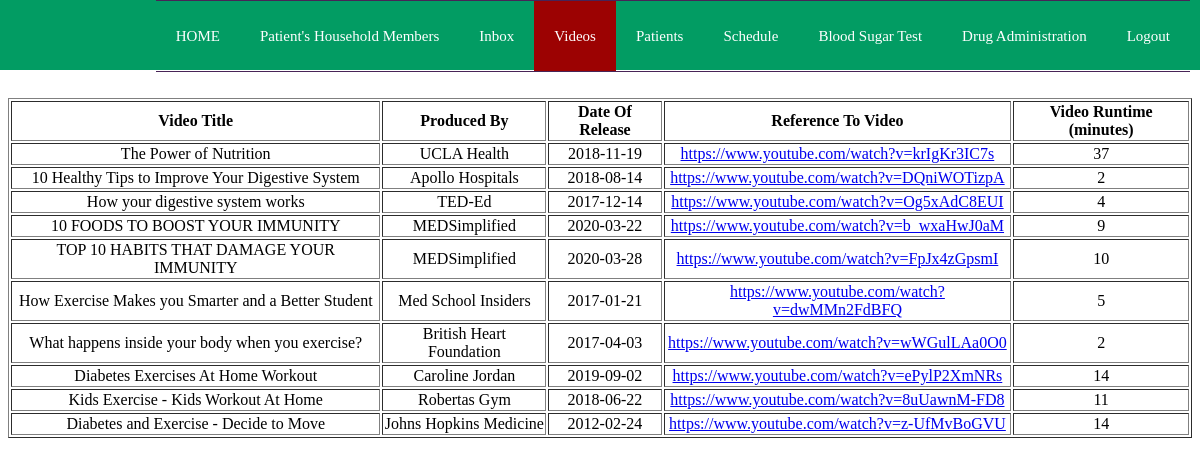
The page /PHPinterfaceITDAProject/Video.php (signed in) on the database its author committed.
### tables this page shows
CREATE TABLE IF NOT EXISTS `educationalvideo` (
  `VideoIdentifier` int(12) NOT NULL AUTO_INCREMENT,
  `VideoTitle` varchar(300) NOT NULL,
  `ProducedBy` varchar(60) DEFAULT NULL,
  `DateOfRelease` date DEFAULT NULL,
  `ReferenceToVideoUrl` varchar(60) DEFAULT NULL,
  `RuntimeInMinutes` int(4) DEFAULT NULL,
  PRIMARY KEY (`VideoIdentifier`)
);

### PHPinterfaceITDAProject/Video.php (the view, shortened to what this page needs)
<?php session_start();
	$pdo = new PDO('mysql:host=localhost;port=3306;dbname=itdaproject','CHW', 'community');
	$pdo->setAttribute(PDO::ATTR_ERRMODE, PDO::ERRMODE_EXCEPTION);
?>
<!DOCTYPE html>
<html>
    <head>
    	<link type="text/css" rel="stylesheet" href="Video.css">
        <header>
				<nav>
					<ul>
						<li id="homenav">
							<a href = "Home.php">HOME</a>
						</li>
						<li>
							<a href = "Household.php">Patient's Household Members</a>
						</li>
						<li>
							<a href = "Inbox.php">Inbox</a>
						</li>
						<li style="background-color: #9c0202;">
							<a href = "video.php">Videos</a>
						</li>
						<li>
							<a href = "Patient.php">Patients</a>
						</li>
						<li>
							<a href = "Schedule.php">Schedule</a>
						</li>
						<li>
							<a href = "BloodSugarTest.php">Blood Sugar Test</a>
						</li>
						<li>
							<a href = "Drug.php">Drug Administration</a>
						</li>
						<li>
							<a href = "LogOutCHW.php">Logout</a>
						</li>
					</ul>
				</nav>
			</header>
    </head>
    <body>
    	<br><br><br><br><br>
<?php
$statement = $pdo->query("SELECT VideoTitle, ProducedBy, DateOfRelease, ReferenceToVideoUrl, RuntimeInMinutes FROM educationalvideo");
echo '<center><table border="1" style = "text-align:center">';
echo ("<tr><th>Video Title</th><th>Produced By</th><th>Date Of Release</th><th>Reference To Video</th><th>Video Runtime (minutes)</th></tr>");
while ( $row = $statement->fetch(PDO::FETCH_ASSOC)) {
          echo "<tr><td>";
          echo($row['VideoTitle']);
          echo("</td><td>");
          echo($row['ProducedBy']);
          echo("</td><td>");
          echo($row['DateOfRelease']);
          echo("</td><td>");
          echo("<a href = \"".$row['ReferenceToVideoUrl']."\">". $row['ReferenceToVideoUrl']."</a>");
          echo("</td><td>");
          echo($row['RuntimeInMinutes']);
          echo("</td></tr>\n");
      }
      echo "</table></center>\n";
?>
    </body>
</html>

### PHPinterfaceITDAProject/Video.css (style rules this page uses)
header { position:absolute; left:0; top:0; background:#029c63; box-sizing:border-box; height:70px; width:100%; padding:0 10px; }
nav { float:right; border-bottom: 1px solid #472457; border-top: 1px solid #472457; }
nav ul { margin:0; padding:0; display:flex; }
nav ul li { list-style:none; }
nav ul li a { height:70px; display:block; line-height:70px; text-decoration:none; font-size: 15px; padding:0 20px; color:#ffffff; }

### rows shown on the page
educationalvideo: VideoTitle "The Power of Nutrition", ProducedBy "UCLA Health", DateOfRelease "2018-11-19", ReferenceToVideoUrl "https://www.youtube.com/watch?v=krIgKr3IC7s", RuntimeInMinutes "37"
educationalvideo: VideoTitle "10 Healthy Tips to Improve Your Digestive System", ProducedBy "Apollo Hospitals", DateOfRelease "2018-08-14", ReferenceToVideoUrl "https://www.youtube.com/watch?v=DQniWOTizpA", RuntimeInMinutes "2"
educationalvideo: VideoTitle "How your digestive system works", ProducedBy "TED-Ed", DateOfRelease "2017-12-14", ReferenceToVideoUrl "https://www.youtube.com/watch?v=Og5xAdC8EUI", RuntimeInMinutes "4"
educationalvideo: VideoTitle "10 FOODS TO BOOST YOUR IMMUNITY", ProducedBy "MEDSimplified", DateOfRelease "2020-03-22", ReferenceToVideoUrl "https://www.youtube.com/watch?v=b_wxaHwJ0aM", RuntimeInMinutes "9"
educationalvideo: VideoTitle "TOP 10 HABITS THAT DAMAGE YOUR IMMUNITY", ProducedBy "MEDSimplified", DateOfRelease "2020-03-28", ReferenceToVideoUrl "https://www.youtube.com/watch?v=FpJx4zGpsmI", RuntimeInMinutes "10"
educationalvideo: VideoTitle "How Exercise Makes you Smarter and a Better Student", ProducedBy "Med School Insiders", DateOfRelease "2017-01-21", ReferenceToVideoUrl "https://www.youtube.com/watch?v=dwMMn2FdBFQ", RuntimeInMinutes "5"
educationalvideo: VideoTitle "What happens inside your body when you exercise?", ProducedBy "British Heart Foundation", DateOfRelease "2017-04-03", ReferenceToVideoUrl "https://www.youtube.com/watch?v=wWGulLAa0O0", RuntimeInMinutes "2"
educationalvideo: VideoTitle "Diabetes Exercises At Home Workout", ProducedBy "Caroline Jordan", DateOfRelease "2019-09-02", ReferenceToVideoUrl "https://www.youtube.com/watch?v=ePylP2XmNRs", RuntimeInMinutes "14"
educationalvideo: VideoTitle "Kids Exercise - Kids Workout At Home", ProducedBy "Robertas Gym", DateOfRelease "2018-06-22", ReferenceToVideoUrl "https://www.youtube.com/watch?v=8uUawnM-FD8", RuntimeInMinutes "11"
educationalvideo: VideoTitle "Diabetes and Exercise - Decide to Move", ProducedBy "Johns Hopkins Medicine", DateOfRelease "2012-02-24", ReferenceToVideoUrl "https://www.youtube.com/watch?v=z-UfMvBoGVU", RuntimeInMinutes "14"
